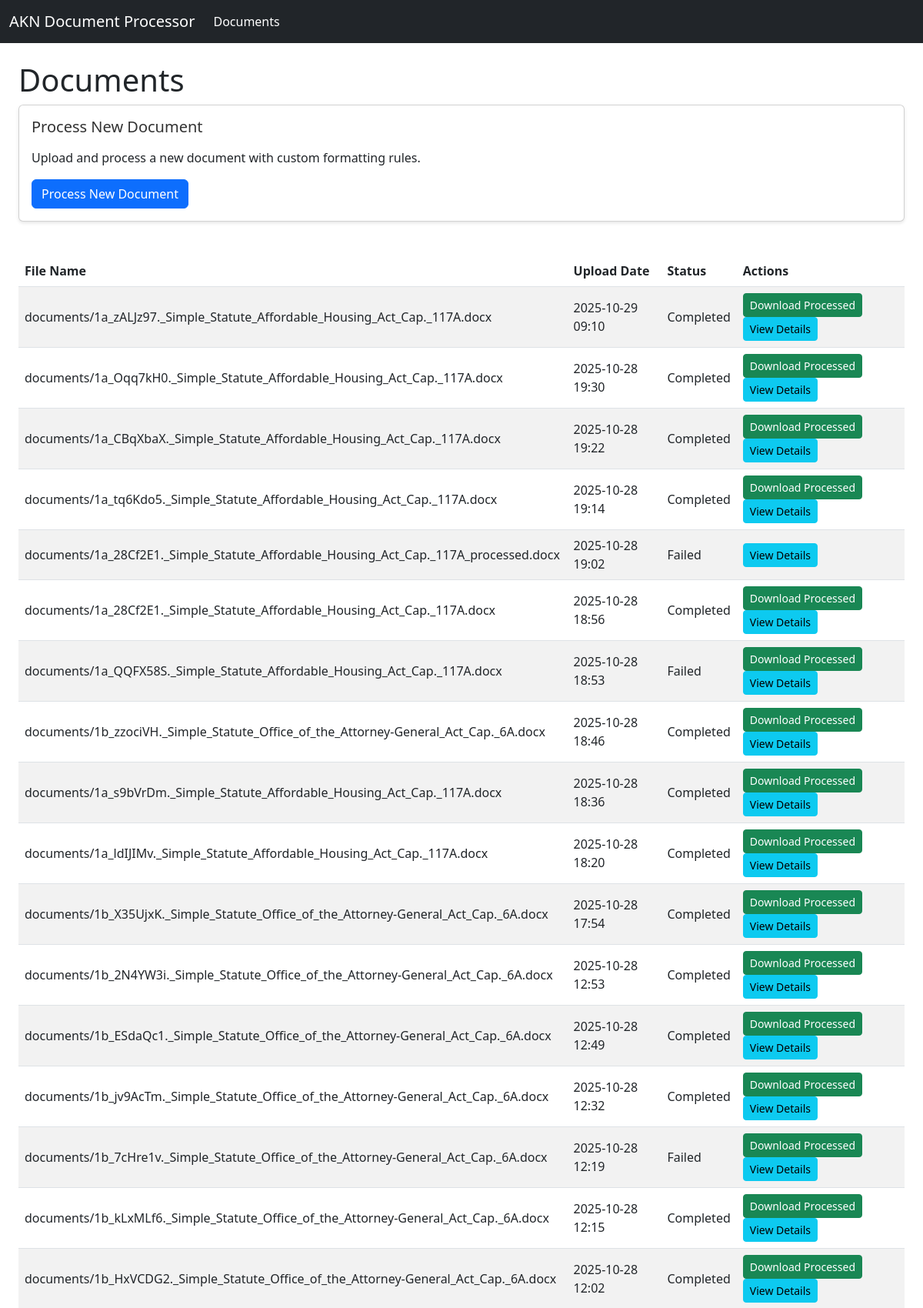
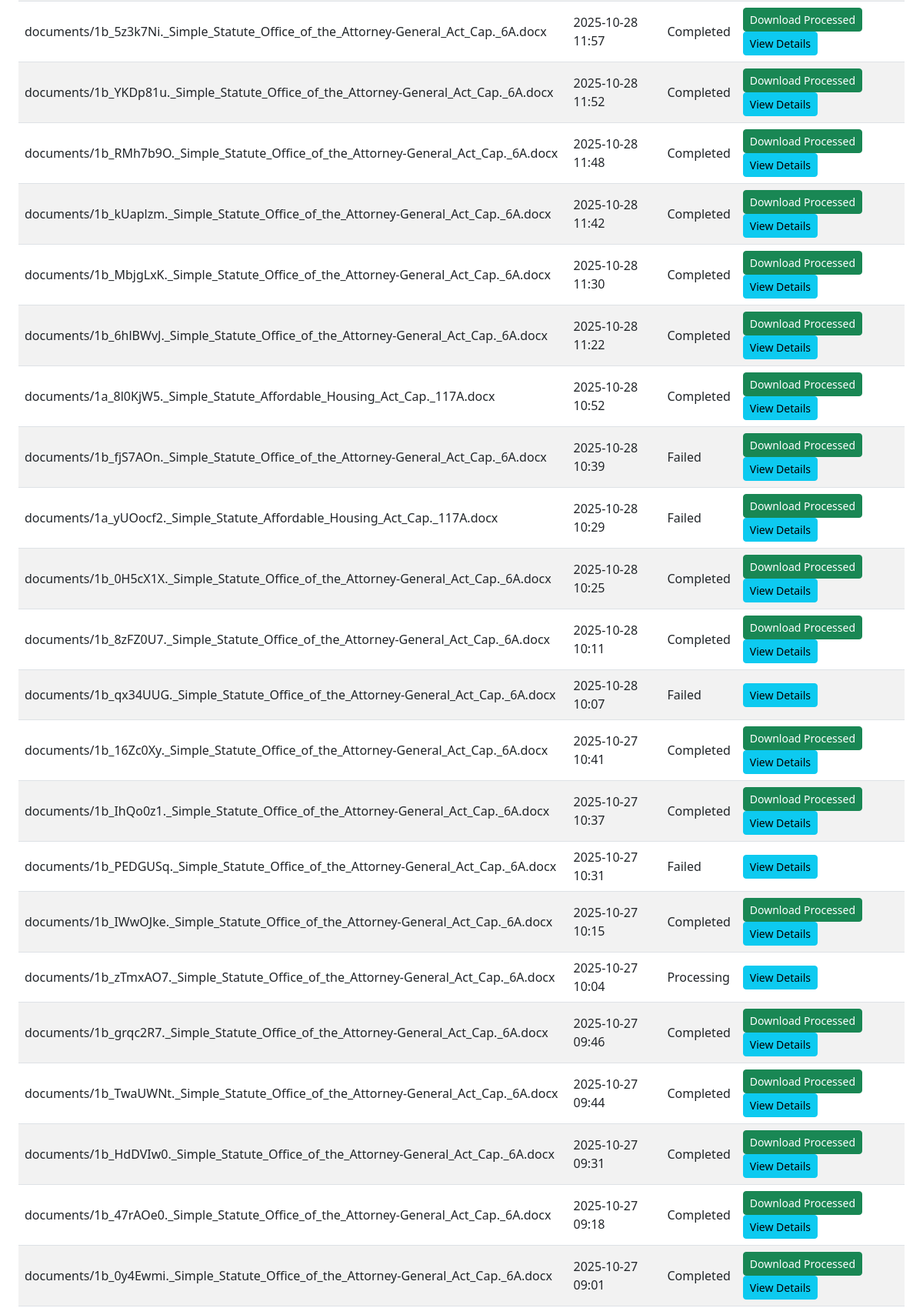
The page / (upper part) on the database its author committed (2 pictures, top to bottom).
### myapp/models.py (models this page shows, shortened)
class Document(models.Model):
    PROCESSING_STATUS = [
        ('UPLOADED', 'Uploaded'),
        ('PROCESSING', 'Processing'),
        ('COMPLETED', 'Completed'),
        ('FAILED', 'Failed'),
    ]
    original_file = models.FileField(upload_to='documents/')
    processed_file = models.FileField(upload_to='processed/', null=True, blank=True)
    pdf_file = models.FileField(upload_to='processed/', null=True, blank=True)
    status = models.CharField(max_length=20, choices=PROCESSING_STATUS, default='UPLOADED')
    uploaded_at = models.DateTimeField(auto_now_add=True)
    processed_at = models.DateTimeField(null=True, blank=True)
    error_message = models.TextField(blank=True, null=True)
    progress = models.IntegerField(default=0)

### myapp/views.py (the view)
# urls.py: path('', views.document_list, name='document_list'),
def document_list(request):
    documents = Document.objects.all().order_by('-uploaded_at')
    return render(request, 'myapp/document_list.html', {
        'documents': documents
    })

### myapp/templates/myapp/document_list.html
{% extends 'base.html' %}
{% block content %}
<div class="container mt-4">
    <h1>Documents</h1>
    <div class="row mb-4">
        <div class="col">
            <div class="card">
                <div class="card-body">
                    <h5 class="card-title">Process New Document</h5>
                    <p class="card-text">Upload and process a new document with custom formatting rules.</p>
                    <a href="{% url 'process_document' %}" class="btn btn-primary">Process New Document</a>
                </div>
            </div>
        </div>
    </div>
    {% if documents %}
        <div class="table-responsive">
            <table class="table table-striped">
                <thead>
                    <tr>
                        <th>File Name</th>
                        <th>Upload Date</th>
                        <th>Status</th>
                        <th>Actions</th>
                    </tr>
                </thead>
                <tbody>
                    {% for doc in documents %}
                    <tr>
                        <td>{{ doc.original_file.name }}</td>
                        <td>{{ doc.uploaded_at|date:"Y-m-d H:i" }}</td>
                        <td>{{ doc.get_status_display }}</td>
                        <td>
                            {% if doc.processed_file %}
                            <a href="{{ doc.processed_file.url }}" class="btn btn-sm btn-success">Download Processed</a>
                            {% endif %}
                            <a href="{% url 'document_detail' doc.id %}" class="btn btn-sm btn-info">View Details</a>
                        </td>
                    </tr>
                    {% endfor %}
                </tbody>
            </table>
        </div>
    {% else %}
        <div class="alert alert-info">No documents uploaded yet.</div>
    {% endif %}
</div>
{% endblock %}

### myapp/static/css/style.css (style rules this page uses)
.container { max-width: 1200px; }
.table td, .table th { vertical-align: middle; }
.card { box-shadow: 0 2px 4px rgba(0,0,0,0.1); margin-bottom: 20px; }
.card-title { color: #333; margin-bottom: 1rem; }

### rows shown on the page
Document: original_file.name "documents/1a_zALJz97._Simple_Statute_Affordable_Housing_Act_Cap._117A.docx", uploaded_at "2025-10-29 09:10", status "Completed"
Document: original_file.name "documents/1a_Oqq7kH0._Simple_Statute_Affordable_Housing_Act_Cap._117A.docx", uploaded_at "2025-10-28 19:30", status "Completed"
Document: original_file.name "documents/1a_CBqXbaX._Simple_Statute_Affordable_Housing_Act_Cap._117A.docx", uploaded_at "2025-10-28 19:22", status "Completed"
Document: original_file.name "documents/1a_tq6Kdo5._Simple_Statute_Affordable_Housing_Act_Cap._117A.docx", uploaded_at "2025-10-28 19:14", status "Completed"
Document: original_file.name "documents/1a_28Cf2E1._Simple_Statute_Affordable_Housing_Act_Cap._117A_processed.docx", uploaded_at "2025-10-28 19:02", status "Failed"
Document: original_file.name "documents/1a_28Cf2E1._Simple_Statute_Affordable_Housing_Act_Cap._117A.docx", uploaded_at "2025-10-28 18:56", status "Completed"
Document: original_file.name "documents/1a_QQFX58S._Simple_Statute_Affordable_Housing_Act_Cap._117A.docx", uploaded_at "2025-10-28 18:53", status "Failed"
Document: original_file.name "documents/1b_zzociVH._Simple_Statute_Office_of_the_Attorney-General_Act_Cap._6A.docx", uploaded_at "2025-10-28 18:46", status "Completed"
Document: original_file.name "documents/1a_s9bVrDm._Simple_Statute_Affordable_Housing_Act_Cap._117A.docx", uploaded_at "2025-10-28 18:36", status "Completed"
Document: original_file.name "documents/1a_ldIJIMv._Simple_Statute_Affordable_Housing_Act_Cap._117A.docx", uploaded_at "2025-10-28 18:20", status "Completed"
Document: original_file.name "documents/1b_X35UjxK._Simple_Statute_Office_of_the_Attorney-General_Act_Cap._6A.docx", uploaded_at "2025-10-28 17:54", status "Completed"
Document: original_file.name "documents/1b_2N4YW3i._Simple_Statute_Office_of_the_Attorney-General_Act_Cap._6A.docx", uploaded_at "2025-10-28 12:53", status "Completed"
Document: original_file.name "documents/1b_ESdaQc1._Simple_Statute_Office_of_the_Attorney-General_Act_Cap._6A.docx", uploaded_at "2025-10-28 12:49", status "Completed"
Document: original_file.name "documents/1b_jv9AcTm._Simple_Statute_Office_of_the_Attorney-General_Act_Cap._6A.docx", uploaded_at "2025-10-28 12:32", status "Completed"
Document: original_file.name "documents/1b_7cHre1v._Simple_Statute_Office_of_the_Attorney-General_Act_Cap._6A.docx", uploaded_at "2025-10-28 12:19", status "Failed"
Document: original_file.name "documents/1b_kLxMLf6._Simple_Statute_Office_of_the_Attorney-General_Act_Cap._6A.docx", uploaded_at "2025-10-28 12:15", status "Completed"
Document: original_file.name "documents/1b_HxVCDG2._Simple_Statute_Office_of_the_Attorney-General_Act_Cap._6A.docx", uploaded_at "2025-10-28 12:02", status "Completed"
Document: original_file.name "documents/1b_5z3k7Ni._Simple_Statute_Office_of_the_Attorney-General_Act_Cap._6A.docx", uploaded_at "2025-10-28 11:57", status "Completed"
Document: original_file.name "documents/1b_YKDp81u._Simple_Statute_Office_of_the_Attorney-General_Act_Cap._6A.docx", uploaded_at "2025-10-28 11:52", status "Completed"
Document: original_file.name "documents/1b_RMh7b9O._Simple_Statute_Office_of_the_Attorney-General_Act_Cap._6A.docx", uploaded_at "2025-10-28 11:48", status "Completed"
Document: original_file.name "documents/1b_kUaplzm._Simple_Statute_Office_of_the_Attorney-General_Act_Cap._6A.docx", uploaded_at "2025-10-28 11:42", status "Completed"
Document: original_file.name "documents/1b_MbjgLxK._Simple_Statute_Office_of_the_Attorney-General_Act_Cap._6A.docx", uploaded_at "2025-10-28 11:30", status "Completed"
Document: original_file.name "documents/1b_6hlBWvJ._Simple_Statute_Office_of_the_Attorney-General_Act_Cap._6A.docx", uploaded_at "2025-10-28 11:22", status "Completed"
Document: original_file.name "documents/1a_8l0KjW5._Simple_Statute_Affordable_Housing_Act_Cap._117A.docx", uploaded_at "2025-10-28 10:52", status "Completed"
Document: original_file.name "documents/1b_fjS7AOn._Simple_Statute_Office_of_the_Attorney-General_Act_Cap._6A.docx", uploaded_at "2025-10-28 10:39", status "Failed"
Document: original_file.name "documents/1a_yUOocf2._Simple_Statute_Affordable_Housing_Act_Cap._117A.docx", uploaded_at "2025-10-28 10:29", status "Failed"
Document: original_file.name "documents/1b_0H5cX1X._Simple_Statute_Office_of_the_Attorney-General_Act_Cap._6A.docx", uploaded_at "2025-10-28 10:25", status "Completed"
Document: original_file.name "documents/1b_8zFZ0U7._Simple_Statute_Office_of_the_Attorney-General_Act_Cap._6A.docx", uploaded_at "2025-10-28 10:11", status "Completed"
Document: original_file.name "documents/1b_qx34UUG._Simple_Statute_Office_of_the_Attorney-General_Act_Cap._6A.docx", uploaded_at "2025-10-28 10:07", status "Failed"
Document: original_file.name "documents/1b_16Zc0Xy._Simple_Statute_Office_of_the_Attorney-General_Act_Cap._6A.docx", uploaded_at "2025-10-27 10:41", status "Completed"
Document: original_file.name "documents/1b_IhQo0z1._Simple_Statute_Office_of_the_Attorney-General_Act_Cap._6A.docx", uploaded_at "2025-10-27 10:37", status "Completed"
Document: original_file.name "documents/1b_PEDGUSq._Simple_Statute_Office_of_the_Attorney-General_Act_Cap._6A.docx", uploaded_at "2025-10-27 10:31", status "Failed"
Document: original_file.name "documents/1b_IWwOJke._Simple_Statute_Office_of_the_Attorney-General_Act_Cap._6A.docx", uploaded_at "2025-10-27 10:15", status "Completed"
Document: original_file.name "documents/1b_zTmxAO7._Simple_Statute_Office_of_the_Attorney-General_Act_Cap._6A.docx", uploaded_at "2025-10-27 10:04", status "Processing"
Document: original_file.name "documents/1b_grqc2R7._Simple_Statute_Office_of_the_Attorney-General_Act_Cap._6A.docx", uploaded_at "2025-10-27 09:46", status "Completed"
Document: original_file.name "documents/1b_TwaUWNt._Simple_Statute_Office_of_the_Attorney-General_Act_Cap._6A.docx", uploaded_at "2025-10-27 09:44", status "Completed"
Document: original_file.name "documents/1b_HdDVIw0._Simple_Statute_Office_of_the_Attorney-General_Act_Cap._6A.docx", uploaded_at "2025-10-27 09:31", status "Completed"
Document: original_file.name "documents/1b_47rAOe0._Simple_Statute_Office_of_the_Attorney-General_Act_Cap._6A.docx", uploaded_at "2025-10-27 09:18", status "Completed"
Document: original_file.name "documents/1b_0y4Ewmi._Simple_Statute_Office_of_the_Attorney-General_Act_Cap._6A.docx", uploaded_at "2025-10-27 09:01", status "Completed"
